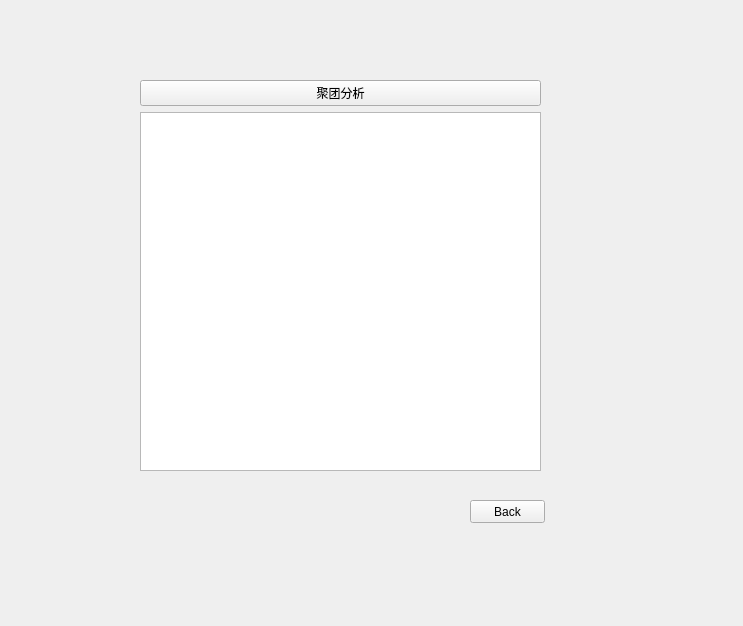
<?xml version="1.0" encoding="UTF-8"?>
<ui version="4.0">
 <class>Form</class>
 <widget class="QWidget" name="Form">
  <property name="geometry">
   <rect>
    <x>0</x>
    <y>0</y>
    <width>743</width>
    <height>626</height>
   </rect>
  </property>
  <property name="windowTitle">
   <string>Form</string>
  </property>
  <widget class="QWidget" name="layoutWidget">
   <property name="geometry">
    <rect>
     <x>140</x>
     <y>80</y>
     <width>401</width>
     <height>391</height>
    </rect>
   </property>
   <layout class="QVBoxLayout" name="verticalLayout">
    <item>
     <widget class="QPushButton" name="pushButton">
      <property name="text">
       <string>聚团分析</string>
      </property>
     </widget>
    </item>
    <item>
     <widget class="QPlainTextEdit" name="plainTextEdit"/>
    </item>
   </layout>
  </widget>
  <widget class="QPushButton" name="pushButton_2">
   <property name="geometry">
    <rect>
     <x>470</x>
     <y>500</y>
     <width>75</width>
     <height>23</height>
    </rect>
   </property>
   <property name="text">
    <string>Back</string>
   </property>
  </widget>
 </widget>
 <resources/>
 <connections/>
</ui>
